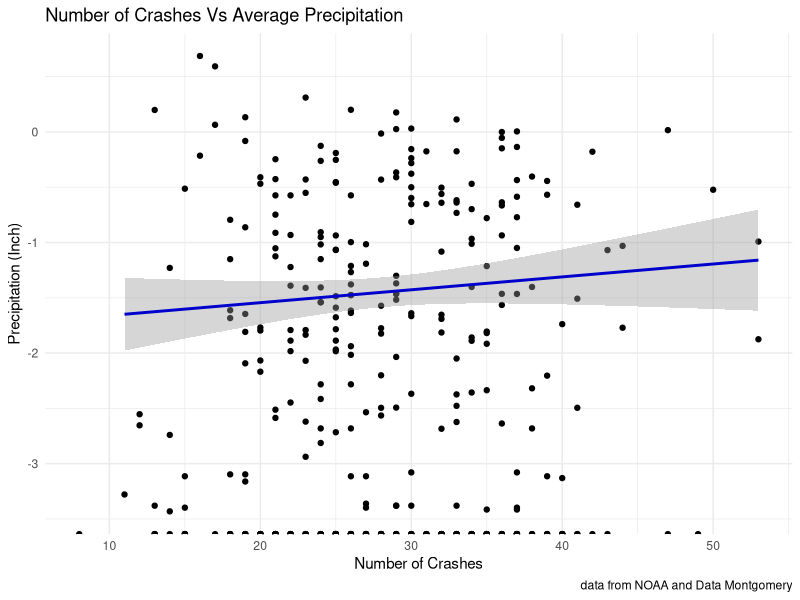
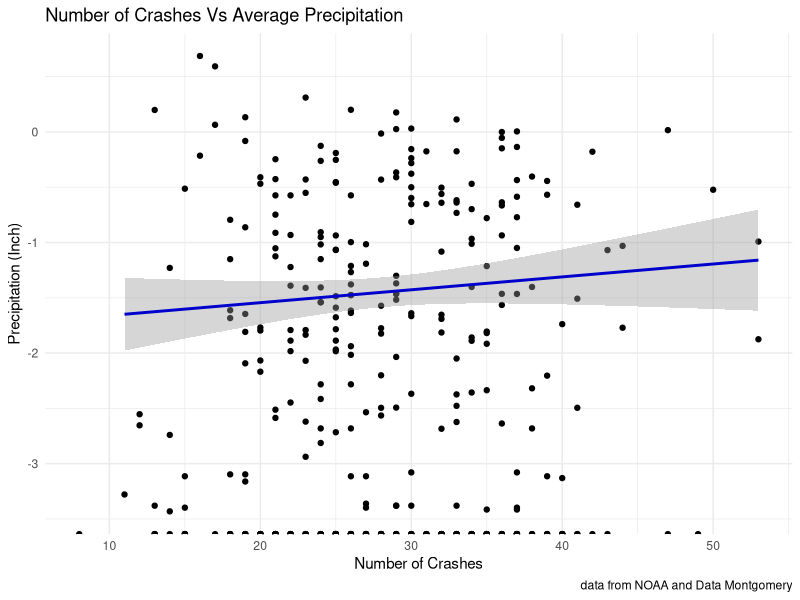

R code for these plots, in order:
## ---- chunk 1
library(tidyverse)
## ---- chunk 2
#upload crash data then create new dataset which is just the number of crashes for a given day
setwd("~/Data205/Data-205-Capstone-Paul-Hanscom/data/external")
Crash <- read.csv("CleanedCrashData.csv")
Crash_Count <- Crash |>
  count(date, name = "count") 

#upload weather data then create new dataset of daily precipitation averages
setwd("~/Data205/Data-205-Capstone-Paul-Hanscom/data/processed")
Weather <- read.csv("CleanedWeatherData.csv")
Avg_Prcp <- Weather |>
  group_by(date) |>
  summarise(avg_prcp = mean(totalprcp)) |> 
  ungroup()   

#merge two new datasets based on date.
Crash_Prcp <- merge(Crash_Count, Avg_Prcp, by = "date")
## ---- chunk 3
# graph average precipitation vs number of crashes
p1 <- ggplot(Crash_Prcp, aes(x = count,y = log10(avg_prcp)))+
  geom_point()+
  geom_smooth(method = "lm", se = TRUE, color = "Blue3", linetype = "solid")+
  labs(
    title = "Number of Crashes Vs Average Precipitation",
    x = "Number of Crashes",
    y = "Precipitation (Inch)",
    caption = "data from NOAA and Data Montgomery"
  ) +
  theme_minimal()
p1
#save graph to github
setwd("~/Data205/Data-205-Capstone-Paul-Hanscom/analysis/images")
ggsave("AvgPrcp_vs_NumCrashes.png", plot = p1, width = 8, height = 6)
## ---- chunk 4
#Conduct correlation test
result <- cor.test(Crash_Prcp$count, Crash_Prcp$avg_prcp)

print(result)
